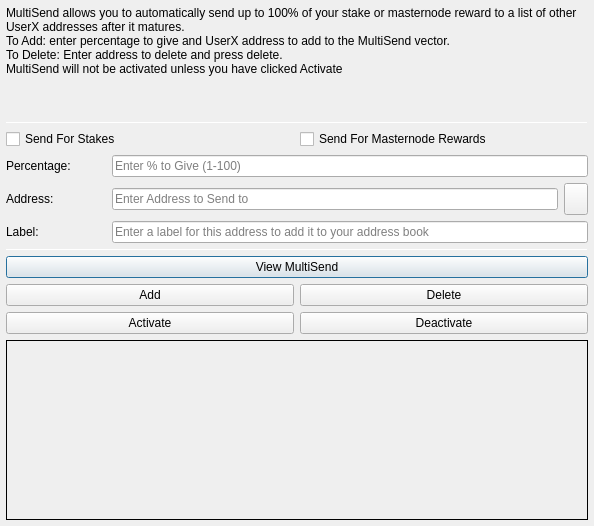
<?xml version="1.0" encoding="UTF-8"?>
<ui version="4.0">
 <class>MultiSendDialog</class>
 <widget class="QDialog" name="MultiSendDialog">
  <property name="windowModality">
   <enum>Qt::NonModal</enum>
  </property>
  <property name="geometry">
   <rect>
    <x>0</x>
    <y>0</y>
    <width>594</width>
    <height>526</height>
   </rect>
  </property>
  <property name="windowTitle">
   <string>MultiSend</string>
  </property>
  <layout class="QVBoxLayout" name="verticalLayout" stretch="0">
   <property name="leftMargin">
    <number>6</number>
   </property>
   <property name="topMargin">
    <number>6</number>
   </property>
   <property name="rightMargin">
    <number>6</number>
   </property>
   <property name="bottomMargin">
    <number>6</number>
   </property>
   <item>
    <layout class="QVBoxLayout" name="verticalLayout_Main" stretch="1,1,1,0,1,1,1">
     <item>
      <widget class="QLabel" name="label_2">
       <property name="lineWidth">
        <number>1</number>
       </property>
       <property name="text">
        <string>MultiSend allows you to automatically send up to 100% of your stake or masternode reward to a list of other UserX addresses after it matures.
To Add: enter percentage to give and UserX address to add to the MultiSend vector.
To Delete: Enter address to delete and press delete.
MultiSend will not be activated unless you have clicked Activate</string>
       </property>
       <property name="alignment">
        <set>Qt::AlignLeading|Qt::AlignLeft|Qt::AlignTop</set>
       </property>
       <property name="wordWrap">
        <bool>true</bool>
       </property>
      </widget>
     </item>
     <item>
      <widget class="Line" name="line">
       <property name="minimumSize">
        <size>
         <width>0</width>
         <height>1</height>
        </size>
       </property>
       <property name="maximumSize">
        <size>
         <width>16777215</width>
         <height>1</height>
        </size>
       </property>
       <property name="orientation">
        <enum>Qt::Horizontal</enum>
       </property>
      </widget>
     </item>
     <item>
      <layout class="QVBoxLayout" name="verticalLayout_Settings">
       <item>
        <layout class="QHBoxLayout" name="horizontalLayout">
         <item>
          <widget class="QCheckBox" name="multiSendStakeCheckBox">
           <property name="text">
            <string>Send For Stakes</string>
           </property>
          </widget>
         </item>
         <item>
          <widget class="QCheckBox" name="multiSendMasternodeCheckBox">
           <property name="text">
            <string>Send For Masternode Rewards</string>
           </property>
          </widget>
         </item>
        </layout>
       </item>
       <item>
        <layout class="QHBoxLayout" name="horizontalLayout_6">
         <item>
          <widget class="QLabel" name="label">
           <property name="minimumSize">
            <size>
             <width>100</width>
             <height>0</height>
            </size>
           </property>
           <property name="toolTip">
            <string>Percentage of stake to send</string>
           </property>
           <property name="text">
            <string>Percentage:</string>
           </property>
          </widget>
         </item>
         <item>
          <widget class="QLineEdit" name="multiSendPercentEdit">
           <property name="toolTip">
            <string>Enter whole numbers 1 - 100</string>
           </property>
           <property name="placeholderText">
            <string>Enter % to Give (1-100)</string>
           </property>
          </widget>
         </item>
        </layout>
       </item>
       <item>
        <layout class="QHBoxLayout" name="horizontalLayout_7">
         <item>
          <widget class="QLabel" name="label_5">
           <property name="minimumSize">
            <size>
             <width>100</width>
             <height>0</height>
            </size>
           </property>
           <property name="toolTip">
            <string>Address to send portion of stake to</string>
           </property>
           <property name="text">
            <string>Address:</string>
           </property>
          </widget>
         </item>
         <item>
          <widget class="QLineEdit" name="multiSendAddressEdit">
           <property name="toolTip">
            <string/>
           </property>
           <property name="placeholderText">
            <string>Enter Address to Send to</string>
           </property>
          </widget>
         </item>
         <item>
          <widget class="QToolButton" name="addressBookButton">
           <property name="maximumSize">
            <size>
             <width>16777215</width>
             <height>32</height>
            </size>
           </property>
           <property name="toolTip">
            <string>Choose an address from the address book</string>
           </property>
           <property name="text">
            <string/>
           </property>
           <property name="icon">
            <iconset resource="../userx.qrc">
             <normaloff>:/icons/address-book</normaloff>:/icons/address-book</iconset>
           </property>
           <property name="shortcut">
            <string>Alt+A</string>
           </property>
          </widget>
         </item>
        </layout>
       </item>
      </layout>
     </item>
     <item>
      <layout class="QHBoxLayout" name="horizontalLayout_3">
       <item>
        <widget class="QLabel" name="label_3">
         <property name="minimumSize">
          <size>
           <width>100</width>
           <height>0</height>
          </size>
         </property>
         <property name="text">
          <string>Label:</string>
         </property>
        </widget>
       </item>
       <item>
        <widget class="QLineEdit" name="labelAddressLabelEdit">
         <property name="placeholderText">
          <string>Enter a label for this address to add it to your address book</string>
         </property>
        </widget>
       </item>
      </layout>
     </item>
     <item>
      <widget class="Line" name="line_2">
       <property name="minimumSize">
        <size>
         <width>0</width>
         <height>1</height>
        </size>
       </property>
       <property name="maximumSize">
        <size>
         <width>16777215</width>
         <height>1</height>
        </size>
       </property>
       <property name="orientation">
        <enum>Qt::Horizontal</enum>
       </property>
      </widget>
     </item>
     <item>
      <layout class="QVBoxLayout" name="verticalLayout_Buttons">
       <item>
        <layout class="QHBoxLayout" name="horizontalLayout_4">
         <item>
          <widget class="QPushButton" name="viewButton">
           <property name="toolTip">
            <string/>
           </property>
           <property name="statusTip">
            <string>View MultiSend Vector</string>
           </property>
           <property name="text">
            <string>View MultiSend</string>
           </property>
          </widget>
         </item>
        </layout>
       </item>
       <item>
        <layout class="QHBoxLayout" name="horizontalLayout_2">
         <item>
          <widget class="QPushButton" name="addButton">
           <property name="toolTip">
            <string/>
           </property>
           <property name="statusTip">
            <string>Add to MultiSend Vector</string>
           </property>
           <property name="text">
            <string>Add</string>
           </property>
          </widget>
         </item>
         <item>
          <widget class="QPushButton" name="deleteButton">
           <property name="toolTip">
            <string/>
           </property>
           <property name="statusTip">
            <string>Delete Address From MultiSend Vector</string>
           </property>
           <property name="text">
            <string>Delete</string>
           </property>
          </widget>
         </item>
        </layout>
       </item>
       <item>
        <layout class="QHBoxLayout" name="horizontalLayout_5">
         <item>
          <widget class="QPushButton" name="activateButton">
           <property name="statusTip">
            <string>Activate MultiSend</string>
           </property>
           <property name="text">
            <string>Activate</string>
           </property>
          </widget>
         </item>
         <item>
          <widget class="QPushButton" name="disableButton">
           <property name="statusTip">
            <string>Deactivate MultiSend</string>
           </property>
           <property name="text">
            <string>Deactivate</string>
           </property>
          </widget>
         </item>
        </layout>
       </item>
      </layout>
     </item>
     <item>
      <widget class="QLabel" name="message">
       <property name="minimumSize">
        <size>
         <width>0</width>
         <height>180</height>
        </size>
       </property>
       <property name="frameShape">
        <enum>QFrame::Panel</enum>
       </property>
       <property name="frameShadow">
        <enum>QFrame::Plain</enum>
       </property>
       <property name="lineWidth">
        <number>1</number>
       </property>
       <property name="midLineWidth">
        <number>1</number>
       </property>
       <property name="text">
        <string/>
       </property>
       <property name="alignment">
        <set>Qt::AlignLeading|Qt::AlignLeft|Qt::AlignTop</set>
       </property>
       <property name="wordWrap">
        <bool>true</bool>
       </property>
      </widget>
     </item>
    </layout>
   </item>
  </layout>
 </widget>
 <resources>
  <include location="../userx.qrc"/>
 </resources>
 <connections/>
</ui>
